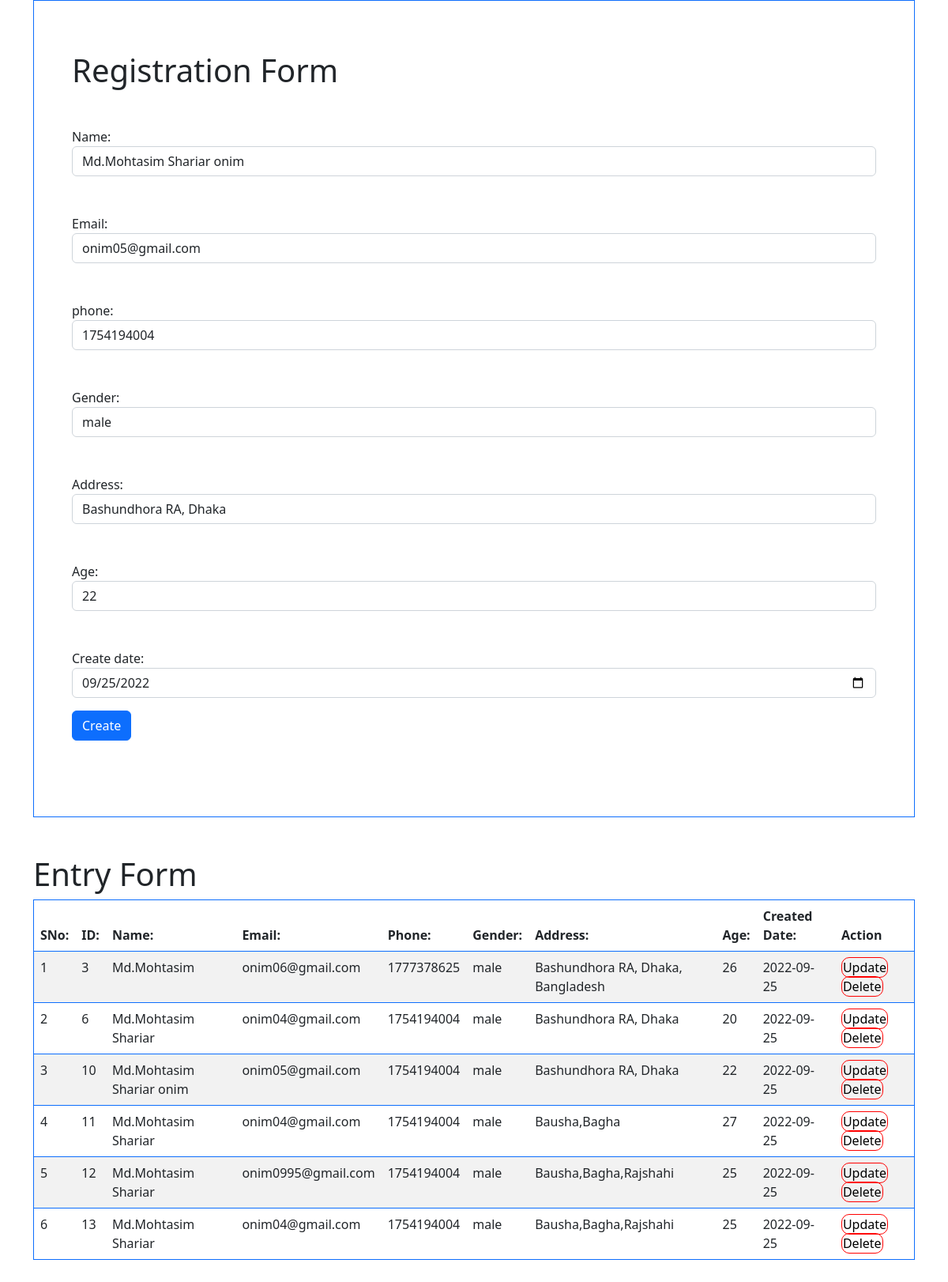
The page /Student/modify/10 on the database its author committed.
### tables this page shows
CREATE TABLE `users` (
  `id` int(11) NOT NULL,
  `name` varchar(100) NOT NULL,
  `email` varchar(100) NOT NULL,
  `phone` int(20) NOT NULL,
  `gender` varchar(50) NOT NULL,
  `address` varchar(200) NOT NULL,
  `age` int(100) NOT NULL,
  `date` date NOT NULL
);

### application/controllers/Student.php (called while the page is built, shortened)
<?php
class Student extends CI_Controller {
    public function __construct() {
        $this->load->model('data_model','data');
    }
    public function modify(){
        $id =$this->uri->segment(3);
        $info['modify']=$this->data->get_modify_data('users',$id);
        $info['student_fetch']=$this->data->get_table_data('users');
        $this->load->view('student',$info);
    }
}
?>

### index.php (called while the page is built, shortened)
<?php
require_once BASEPATH.'core/CodeIgniter.php';

### application/models/Data_model.php (called while the page is built, shortened)
<?php
class Data_model extends CI_Model{
    function get_table_data($table) {
        $res=$this->db->get($table);
        return $res->result_array();
    }
    function get_modify_data($table,$id){
        $this->db->where('id',$id);
        $res=$this->db->get($table);
        $data= $res->result_array();
        return $data[0];
    }
}
?>

### application/views/student.php (the view, shortened to what this page needs)
<!doctype html>
<html lang="en">
<head>
    <link href="https://cdn.jsdelivr.net/npm/bootstrap@5.2.1/dist/css/bootstrap.min.css" rel="stylesheet">
</head>
<body>
    <div class="container">
        <form class="form-group form-horizontal border border-primary p-5" name="form" action="<?php echo base_url(); ?>Student/<?php echo isset($modify) ? "update_student" : "add_student"; ?>" enctype="multipart/form-data" method="post">
            <div class="mt-3">
                <h1>Registration Form</h1>
            </div>
            <div class="form-group mt-5">
                <label for="">Name:</label>
                <input type="text" name="name" value="<?php echo $modify['name']; ?>" class="form-control">
            </div>
            <div class="form-group mt-5">
                <label for="">Email:</label>
                <input type="email" name="email" value="<?php echo $modify['email']; ?>" class="form-control">
            </div>
            <div class="form-group mt-5">
                <label for="">phone:</label>
                <input type="number" name="phone" value="<?php echo $modify['phone']; ?>" class="form-control">
            </div>
            <div class="form-group mt-5">
                <label for="">Gender:</label>
                <input type="text" name="gender" value="<?php echo $modify['gender']; ?>" class="form-control">
            </div>
            <div class="form-group mt-5">
                <label for="">Address:</label>
                <input type="text" name="address" value="<?php echo $modify['address']; ?>" class="form-control">
            </div>
            <div class="form-group mt-5">
                <label for="">Age:</label>
                <input type="number" name="age" value="<?php echo $modify['age']; ?>" class="form-control">
            </div>
            <div class="form-group mt-5">
                <label for="">Create date:</label>
                <input type="date" name="date" value="<?php echo $modify['date']; ?>" class="form-control">
            </div>
            <button type="submit" class="btn btn-primary mt-3 mb-5" value="save form">Create</button>
        </form>
        <div class="mt-5">
            <h1>Entry Form</h1>
        </div>
        <table class='border border-primary table table-striped mb-5 p-3'>
            <thead>
                <tr>
                    <th>SNo: </th>
                    <th>ID: </th>
                    <th>Name: </th>
                    <th>Email: </th>
                    <th>Phone: </th>
                    <th>Gender: </th>
                    <th>Address: </th>
                    <th>Age: </th>
                    <th>Created Date: </th>
                    <th>Action</th>
                </tr>
            </thead>
            <tbody>
                <?php if (!empty($student_fetch)) {
                    $cnt = 1;
                    foreach ($student_fetch as $row) {
                ?>
                        <tr>
                            <td><?php echo  $cnt++;  ?></td>
                            <td><?php echo $row['id'] ?></td>
                            <td><?php echo $row['name'] ?></td>
                            <td><?php echo $row['email'] ?></td>
                            <td><?php echo $row['phone'] ?></td>
                            <td><?php echo $row['gender'] ?></td>
                            <td><?php echo $row['address'] ?></td>
                            <td><?php echo $row['age'] ?></td>
                            <td><?php echo $row['date'] ?></td>
                            <td>
                                <a style="color:black; text-decoration: none; border:1px solid red; border-radius:10px; padding:1px" href="<?php echo base_url(); ?>Student/modify/<?php echo $row['id'] ?>">Update</a>
                                <a style="color:black; border:1px solid red; text-decoration: none; border-radius:10px; padding:1px" onclick="return confirm('Are you sure you want to delete data')" href="<?php echo base_url(); ?>Student/remove/<?php echo $row['id'] ?>">Delete</a>
                            </td>
                        </tr>
                    <?php }
                } else { ?>
                    <tr>
                        <td>Record not found</td>
                    </tr>
                <?php } ?>
            </tbody>
        </table>
    </div>
</body>
</html>

### rows shown on the page
users: name "Md.Mohtasim Shariar onim", email "onim05@gmail.com", phone "1754194004", gender "male", address "Bashundhora RA, Dhaka", age "22", date "09/25/2022", id "10", date "2022-09-25"
users: id "3", name "Md.Mohtasim", email "onim06@gmail.com", phone "1777378625", gender "male", address "Bashundhora RA, Dhaka, Bangladesh", age "26", date "2022-09-25"
users: id "6", name "Md.Mohtasim Shariar", email "onim04@gmail.com", phone "1754194004", gender "male", address "Bashundhora RA, Dhaka", age "20", date "2022-09-25"
users: id "11", name "Md.Mohtasim Shariar", email "onim04@gmail.com", phone "1754194004", gender "male", address "Bausha,Bagha", age "27", date "2022-09-25"
users: id "12", name "Md.Mohtasim Shariar", email "onim0995@gmail.com", phone "1754194004", gender "male", address "Bausha,Bagha,Rajshahi", age "25", date "2022-09-25"
users: id "13", name "Md.Mohtasim Shariar", email "onim04@gmail.com", phone "1754194004", gender "male", address "Bausha,Bagha,Rajshahi", age "25", date "2022-09-25"
